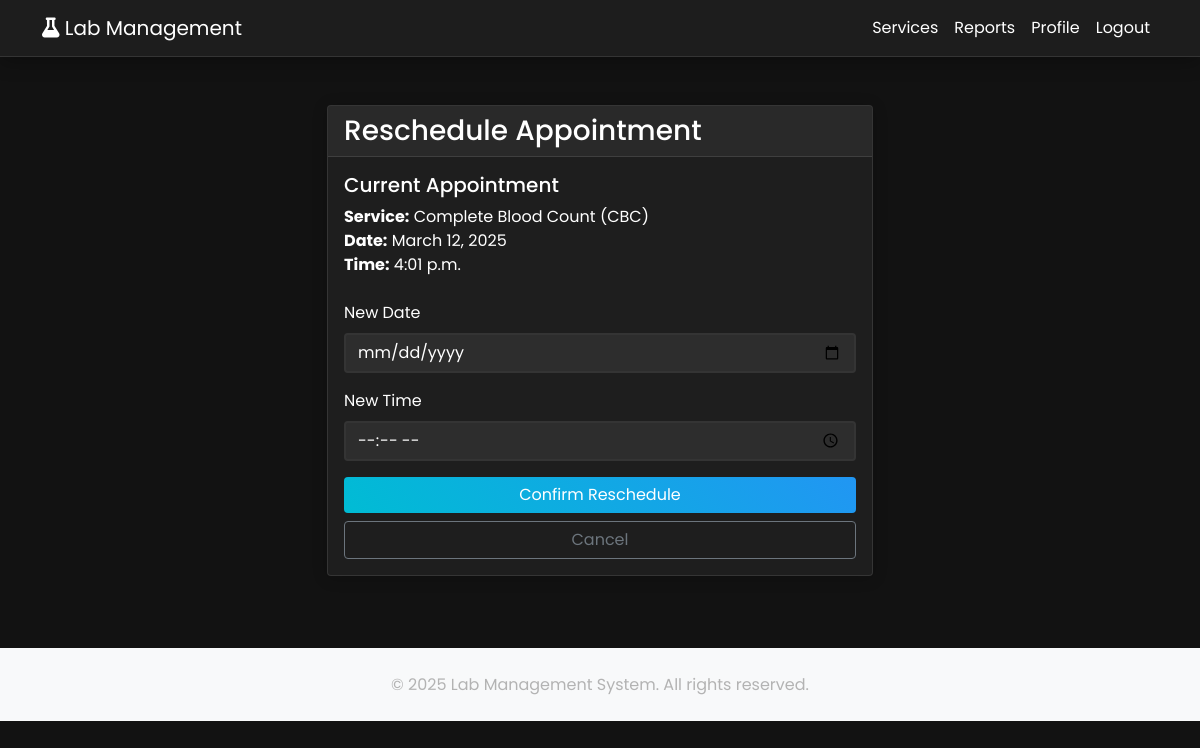
The app's page /booking/1/reschedule/ (signed in) with its own data.
### labapp/models.py (models this page shows, shortened)
class Booking(models.Model):
    STATUS_CHOICES = [
        ('pending', 'Pending'),
        ('confirmed', 'Confirmed'),
        ('completed', 'Completed'),
        ('cancelled', 'Cancelled'),
        ('rescheduled', 'Rescheduled'),
    ]
    user = models.ForeignKey(User, on_delete=models.CASCADE, related_name='bookings')
    service = models.ForeignKey(Service, on_delete=models.CASCADE)
    date = models.DateField()
    time = models.TimeField()
    status = models.CharField(max_length=20, choices=STATUS_CHOICES, default='pending')
    created_at = models.DateTimeField(auto_now_add=True)
    updated_at = models.DateTimeField(auto_now=True)
    notes = models.TextField(blank=True)
    cancellation_reason = models.TextField(blank=True)
    previous_booking = models.ForeignKey('self', null=True, blank=True, on_delete=models.SET_NULL)
    class Meta:
        ordering = ['-date', '-time']

class Service(models.Model):
    name = models.CharField(max_length=100)
    description = models.TextField()
    price = models.DecimalField(max_digits=10, decimal_places=2)
    duration = models.DurationField()
    is_active = models.BooleanField(default=True)
    category = models.CharField(max_length=50, choices=[
        ('blood', 'Blood Test'),
        ('urine', 'Urine Test'),
        ('imaging', 'Imaging'),
        ('other', 'Other'),
    ])
    preparation_instructions = models.TextField(blank=True)
    report_format = models.TextField(blank=True, help_text="JSON schema for report format")

### labapp/views.py (the view, shortened to what this page needs)
# urls.py: path('booking/<int:booking_id>/reschedule/', views.reschedule_booking, name='reschedule_booking'),
@login_required
def reschedule_booking(request, booking_id):
    booking = get_object_or_404(Booking, id=booking_id, user=request.user)
    return render(request, 'labapp/reschedule_booking.html', {
        'booking': booking,
        'today': date.today()
    })

### labapp/templates/labapp/reschedule_booking.html (shortened to what this page needs)
{% extends 'base.html' %}
{% block content %}
<div class="container mt-4">
    <div class="row justify-content-center">
        <div class="col-md-6">
            <div class="card">
                <div class="card-header">
                    <h3 class="mb-0">Reschedule Appointment</h3>
                </div>
                <div class="card-body">
                    <div class="mb-4">
                        <h5>Current Appointment</h5>
                        <p class="mb-0"><strong>Service:</strong> {{ booking.service.name }}</p>
                        <p class="mb-0"><strong>Date:</strong> {{ booking.date }}</p>
                        <p class="mb-0"><strong>Time:</strong> {{ booking.time }}</p>
                    </div>
                    <form method="post">
                        <div class="mb-3">
                            <label for="date" class="form-label">New Date</label>
                            <input type="date" class="form-control" id="date" name="date" required
                                   min="{{ today|date:'Y-m-d' }}">
                        </div>
                        <div class="mb-3">
                            <label for="time" class="form-label">New Time</label>
                            <input type="time" class="form-control" id="time" name="time" required>
                        </div>
                        <div class="d-grid gap-2">
                            <button type="submit" class="btn btn-primary">Confirm Reschedule</button>
                            <a href="{% url 'my_bookings' %}" class="btn btn-outline-secondary">Cancel</a>
                        </div>
                    </form>
                </div>
            </div>
        </div>
    </div>
</div>
{% endblock %}

### labapp/static/css/style.css (style rules this page uses)
:root { --primary-color: #00bcd4; --secondary-color: #2196f3; --danger-color: #f44336; --warning-color: #ffc107; --dark-color: #121212; --dark-secondary: #1e1e1e; --dark-tertiary: #2d2d2d; --text-primary: #ffffff; --text-secondary: #b3b3b3; --card-bg: #1e1e1e; }
body { font-family: 'Poppins', sans-serif; background-color: var(--dark-color); color: var(--text-primary); }
.card { background-color: var(--card-bg); border: 1px solid rgba(255, 255, 255, 0.1); transition: transform 0.3s ease, box-shadow 0.3s ease; box-shadow: 0 2px 15px rgba(0, 0, 0, 0.2); }
.card-header { background-color: rgba(255, 255, 255, 0.05); border-bottom: 1px solid rgba(255, 255, 255, 0.1); }
.btn { transition: all 0.3s ease; position: relative; overflow: hidden; }
.btn-primary { background: linear-gradient(45deg, var(--primary-color), var(--secondary-color)); border: none; }
.btn::after { content: ''; position: absolute; width: 100%; height: 100%; top: 0; left: -100%; background: linear-gradient(120deg, transparent, rgba(255,255,255,0.2), transparent); transition: all 0.5s ease; }
.form-control { background-color: var(--dark-tertiary); border: 2px solid rgba(255, 255, 255, 0.1); color: var(--text-primary); transition: all 0.3s ease; }

### records on screen
Booking: service.name "Complete Blood Count (CBC)", date "March 12, 2025", time "4:01 p.m."
